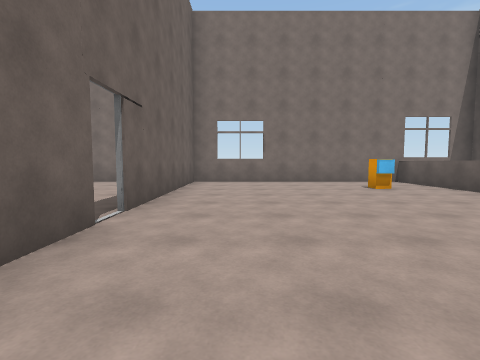
view 1 (above)

12 first-person views from a walk through a Unity game level. The camera is 1.3 m above the floor, tilts 4° down and sees 85° across. The floor is counted in squares, 2 m on a side. Each view is taken from the middle of a square. On the plan, view 1 faces up. The plan holds only what a view shows up to about 9 squares ahead; the rest is blank. The player character is not drawn. Door leaves are left out, so doorways stand open.

view 2
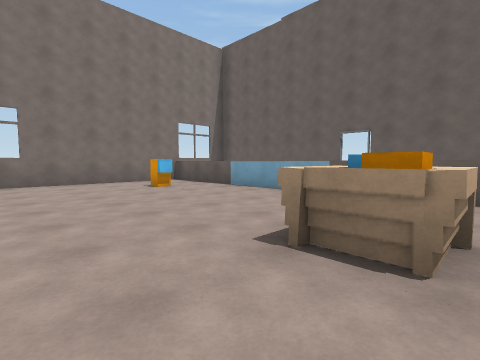

view 3
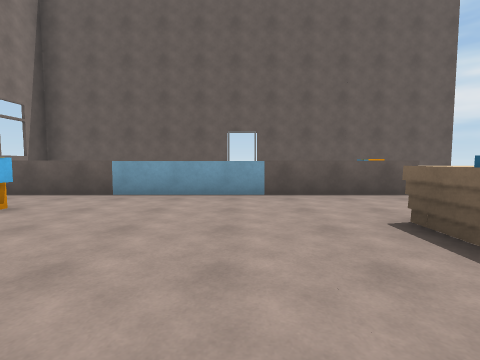

view 4
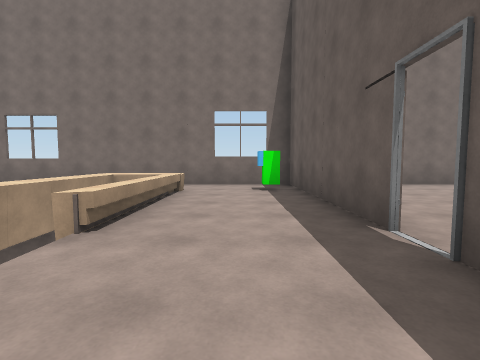

view 5
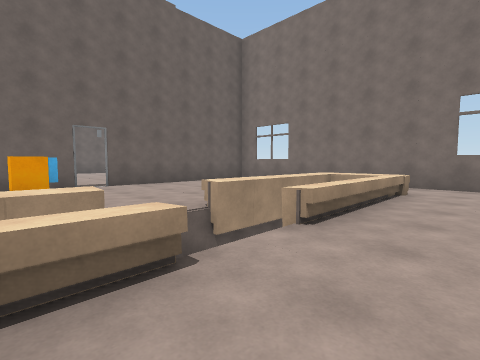

view 6
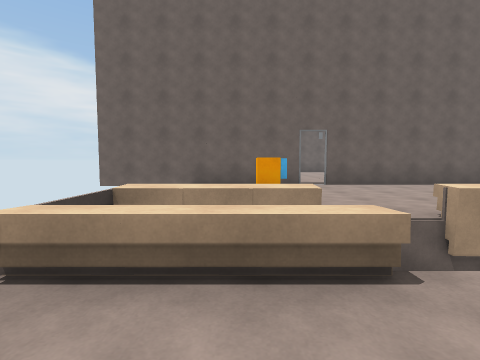

view 7
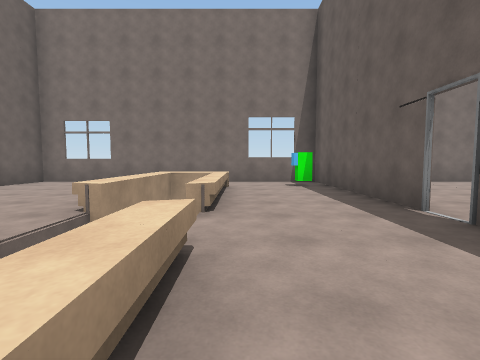

view 8
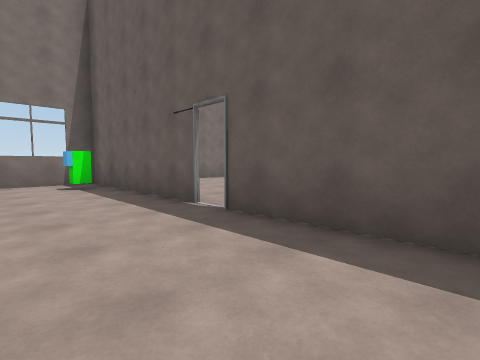

view 9
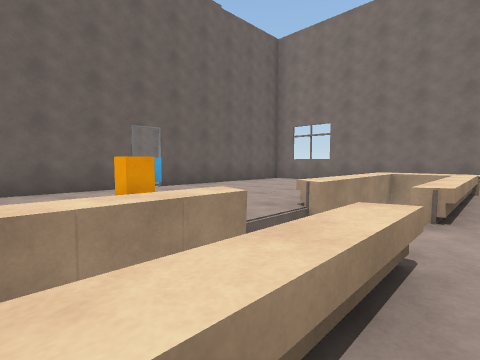

view 10
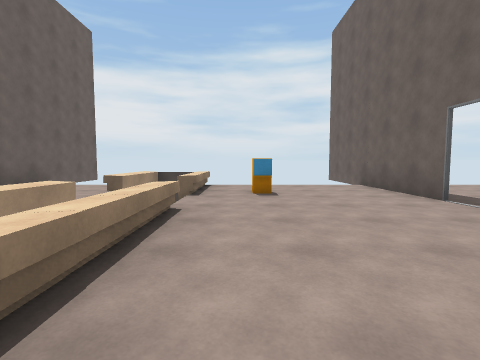

view 11
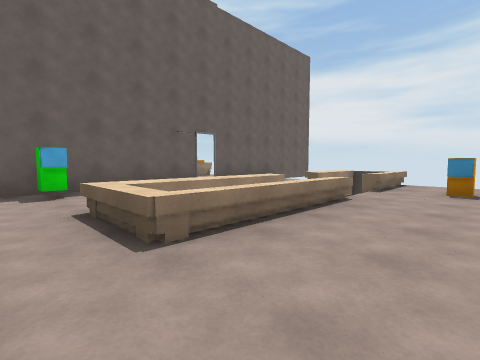

view 12
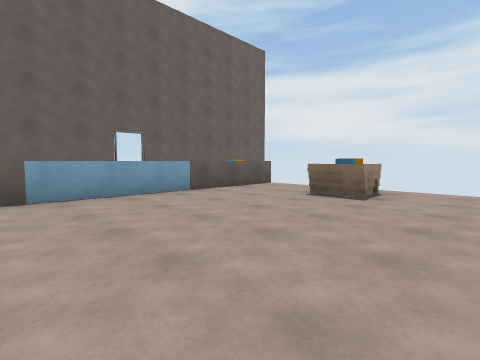

### Floor plan
Key: @ floor where view 1 was taken; # wall or solid block; . floor; D open door; = window, fence, low wall or low ledge; ^ raised ledge; v drop or lower ground; O other object.
Columns run from 12 left of view 1 to 5 right of it. Each row starts with its distance up from view 1.
  9   ################
  8   #........#.....#
  7   #...^^..O#.....#
  6   #...^^...#...O.#
  5   #...^^...#.....#
  4   #...^^...#.....#
  3 ..D...vv..D......#
  2 ..#..Ovv...#.....#
  1   #...^^...#..O..#
  0   #...^=...#@.^..#
 -1   #       ##     #

Where each view was taken, in squares from view 1:
view 1: 0 up, 0 right, facing up
view 2: 0 up, 0 right, facing up-right
view 3: 3 up, 0 right, facing right
view 4: 1 up, 3 left, facing up
view 5: 1 up, 3 left, facing up-left
view 6: 1 up, 3 left, facing left
view 7: 0 up, 4 left, facing up
view 8: 0 up, 4 left, facing up-right
view 9: 0 up, 4 left, facing up-left
view 10: 7 up, 7 left, facing down
view 11: 8 up, 8 left, facing down-right
view 12: 6 up, 0 right, facing down-right
